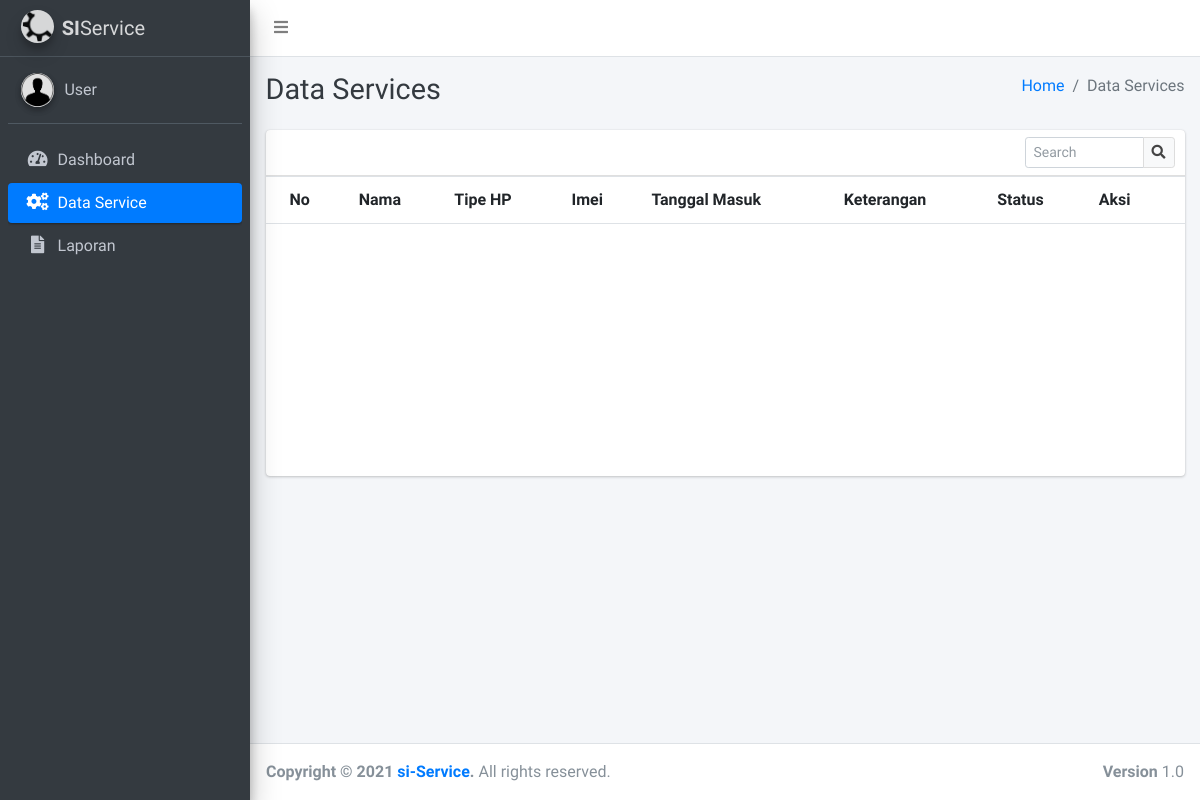
Before: /index.php?page=service with the older database file.
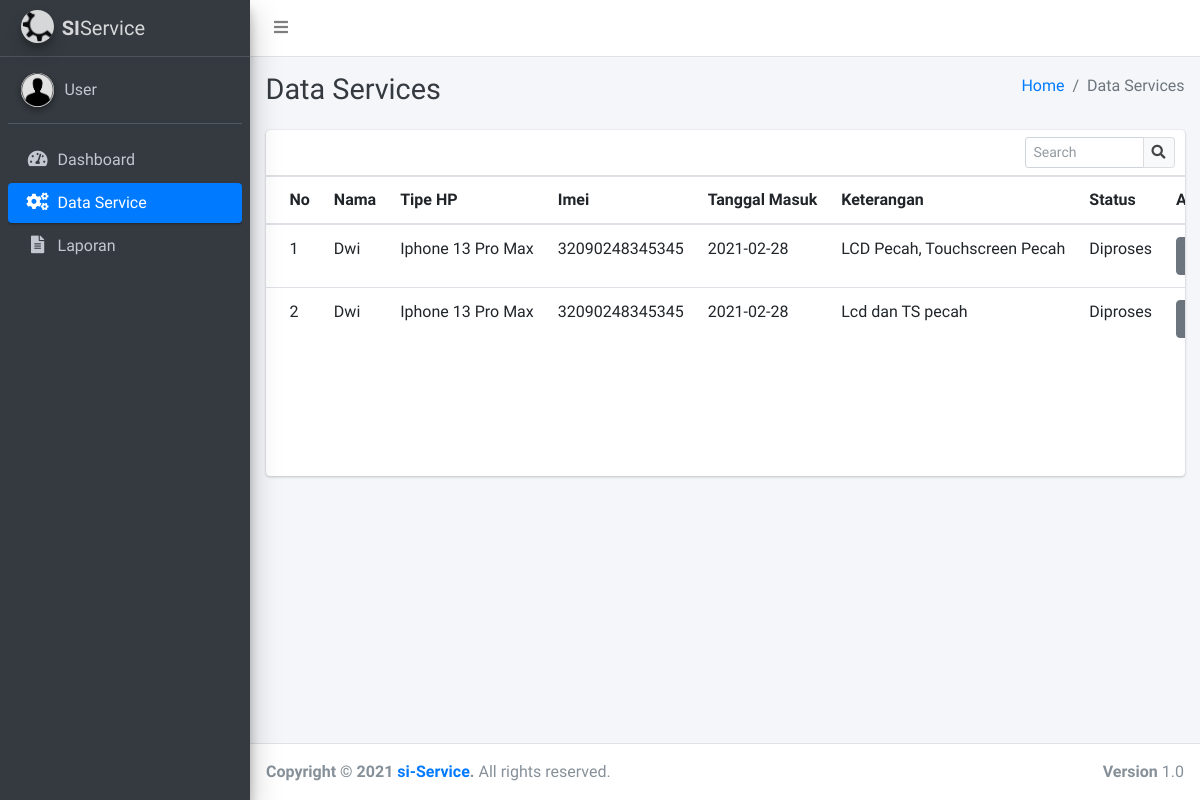
After: the same page with the newer database file.
### tables this page shows
CREATE TABLE `tbl_permintaan_service_dwirizki` (
  `id` int(11) NOT NULL,
  `tgl_masuk` date NOT NULL,
  `nama` varchar(50) NOT NULL,
  `no_hp` varchar(13) NOT NULL,
  `tipe_hp` varchar(25) NOT NULL,
  `imei` varchar(15) NOT NULL,
  `status` enum('Selesai','Diproses','Dibatalkan') NOT NULL,
  `keterangan` text NOT NULL,
  `biaya` int(11) NOT NULL DEFAULT 0
);

### app/connection.php (called while the page is built)
<?php
$host = "localhost";
$username = "root";
$pass = "";
$db = "si_service_dwirizki";
$conn = mysqli_connect($host, $username, $pass, $db);
function query($query)
{
    global $conn;
    $result = mysqli_query($conn, $query);
    $rows = [];
    while ($row = mysqli_fetch_assoc($result)) {
        $rows[] = $row;
    }
    return $rows;
}

### app/functions.php (called while the page is built)
<?php
include('app/connection.php');
function showDataServices()
{
    $tampil = query("SELECT * FROM tbl_permintaan_service_dwirizki");
    return $tampil;
}

### pages/dataService.php (the view, shortened to what this page needs)
<?php
include('app/functions.php');
?>
<div class="content-header">
    <div class="container-fluid">
        <div class="row mb-2">
            <div class="col-sm-6">
                <h1 class="m-0 text-dark">Data Services</h1>
            </div>
            <div class="col-sm-6">
                <ol class="breadcrumb float-sm-right">
                    <li class="breadcrumb-item"><a href="index.php?page=dashboard">Home</a></li>
                    <li class="breadcrumb-item active">Data Services</li>
                </ol>
            </div>
        </div>
    </div>
</div>
<section class="content">
    <div class="container-fluid">
        <div class="row">
            <div class="col-12">
                <div class="card">
                    <div class="card-header">
                        <div class="card-tools">
                            <div class="input-group input-group-sm" style="width: 150px;">
                                <input type="text" name="table_search" class="form-control float-right" placeholder="Search">
                                <div class="input-group-append">
                                    <button type="submit" class="btn btn-default"><i class="fas fa-search"></i></button>
                                </div>
                            </div>
                        </div>
                    </div>
                    <div class="card-body table-responsive p-0" style="height: 300px;">
                        <table class="table table-head-fixed text-nowrap">
                            <thead>
                                <tr>
                                    <th>No</th>
                                    <th>Nama</th>
                                    <th>Tipe HP</th>
                                    <th>Imei</th>
                                    <th>Tanggal Masuk</th>
                                    <th>Keterangan</th>
                                    <th>Status</th>
                                    <th>Aksi</th>
                                </tr>
                            </thead>
                            <tbody>
                                <?php
                                $no = 1;
                                $datas = showDataServices();
                                foreach ($datas as $data) : ?>
                                    <tr>
                                        <td><?= $no++ ?></td>
                                        <td><?= $data['nama']; ?></td>
                                        <td><?= $data['tipe_hp']; ?></td>
                                        <td><?= $data['imei']; ?></td>
                                        <td><?= $data['tgl_masuk']; ?></td>
                                        <td><?= $data['keterangan']; ?></td>
                                        <td><?= $data['status']; ?></td>
                                        <td>
                                            <div class="dropdown">
                                                <button class="btn btn-secondary dropdown-toggle" type="button" id="dropdownMenuButton" data-toggle="dropdown" aria-haspopup="true" aria-expanded="false">
                                                </button>
                                            </div>
                                        </td>
                                    </tr>
                                <?php endforeach; ?>
                            </tbody>
                        </table>
                    </div>
                </div>
            </div>
        </div>
    </div>
</section>

### index.php (shortened to what this page needs)
<!DOCTYPE html>
<html>
<head>
    <link rel="stylesheet" href="assets/css/all.min.css">
    <link rel="stylesheet" href="assets/css/adminlte.min.css">
</head>
<body class="hold-transition sidebar-mini layout-fixed">
    <div class="wrapper">
        <nav class="main-header navbar navbar-expand navbar-white navbar-light">
            <ul class="navbar-nav">
                <li class="nav-item">
                    <a class="nav-link" data-widget="pushmenu" href="#" role="button"><i class="fas fa-bars"></i></a>
                </li>
            </ul>
        </nav>
        <aside class="main-sidebar sidebar-dark-primary elevation-4">
            <a href="index.php" class="brand-link">
                <img src="assets/img/logo.jpg" alt="Si-Service" class="brand-image img-circle elevation-3" style="opacity: .8">
                <span class="brand-text"><b>SI</b>Service</span>
            </a>
            <div class="sidebar">
                <div class="user-panel mt-3 pb-3 mb-3 d-flex">
                    <div class="image">
                        <img src="assets/img/guest-user.jpg" class="img-circle elevation-2" alt="User Image">
                    </div>
                    <div class="info">
                        <a href="#" class="d-block">User</a>
                    </div>
                </div>
                <nav class="mt-2">
                    <ul class="nav nav-pills nav-sidebar flex-column" data-widget="treeview" role="menu" data-accordion="false">
                        <li class="nav-item">
                            <a href="index.php?page=dashboard" class="nav-link <?= ($_GET['page'] == 'dashboard')? 'active': '';?>">
                                <i class="nav-icon fas fa-tachometer-alt"></i>
                                <p>
                                    Dashboard
                                </p>
                            </a>
                        </li>
                        <li class="nav-item">
                            <a href="index.php?page=service" class="nav-link  <?= ($_GET['page'] == 'service')? 'active': '';?>">
                                <i class="nav-icon fas fa-cogs"></i>
                                <p>
                                    Data Service
                                </p>
                            </a>
                        </li>
                        <li class="nav-item">
                            <a href="index.php?page=laporan" class="nav-link <?= ($_GET['page'] == 'laporan')? 'active': '';?>">
                                <i class="nav-icon fas fa-file-alt"></i>
                                <p>
                                    Laporan
                                </p>
                            </a>
                        </li>
                    </ul>
                </nav>
            </div>
        </aside>
        <div class="content-wrapper">
            <?php include "app/config.php"; ?>
        </div>
        <footer class="main-footer">
            <strong>Copyright &copy; 2021 <a href="#">si-Service</a>.</strong>
            All rights reserved.
            <div class="float-right d-none d-sm-inline-block">
                <b>Version</b> 1.0
            </div>
        </footer>
    </div>
</html>

### app/config.php (shortened to what this page needs)
<?php
$page = (isset($_GET['page'])) ? $_GET['page'] : '';
switch ($page) {
    case 'service':
        include "pages/dataService.php";
        break;
}

Changed rows visible on the page:
added tbl_permintaan_service_dwirizki: nama "Dwi", tipe_hp "Iphone 13 Pro Max", imei "32090248345345", tgl_masuk "2021-02-28", keterangan "LCD Pecah, Touchscreen Pecah", status "Diproses"
added tbl_permintaan_service_dwirizki: nama "Dwi", tipe_hp "Iphone 13 Pro Max", imei "32090248345345", tgl_masuk "2021-02-28", keterangan "Lcd dan TS pecah", status "Diproses"
